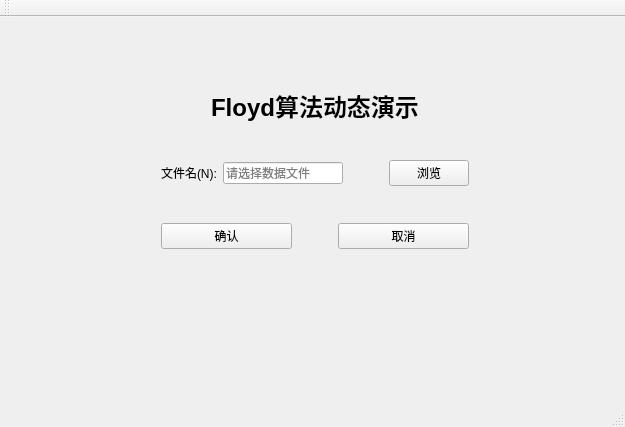
<?xml version="1.0" encoding="UTF-8"?>
<ui version="4.0">
 <class>MainWindow</class>
 <widget class="QMainWindow" name="MainWindow">
  <property name="geometry">
   <rect>
    <x>0</x>
    <y>0</y>
    <width>625</width>
    <height>427</height>
   </rect>
  </property>
  <property name="windowTitle">
   <string>Folyd算法</string>
  </property>
  <widget class="QWidget" name="centralWidget">
   <widget class="QWidget" name="">
    <property name="geometry">
     <rect>
      <x>150</x>
      <y>60</y>
      <width>330</width>
      <height>183</height>
     </rect>
    </property>
    <layout class="QGridLayout" name="gridLayout">
     <item row="1" column="0">
      <spacer name="verticalSpacer_2">
       <property name="orientation">
        <enum>Qt::Vertical</enum>
       </property>
       <property name="sizeType">
        <enum>QSizePolicy::Preferred</enum>
       </property>
       <property name="sizeHint" stdset="0">
        <size>
         <width>20</width>
         <height>40</height>
        </size>
       </property>
      </spacer>
     </item>
     <item row="4" column="0">
      <layout class="QHBoxLayout" name="horizontalLayout_2">
       <property name="bottomMargin">
        <number>0</number>
       </property>
       <item>
        <widget class="QPushButton" name="confirmButton">
         <property name="text">
          <string>确认</string>
         </property>
        </widget>
       </item>
       <item>
        <spacer name="horizontalSpacer">
         <property name="orientation">
          <enum>Qt::Horizontal</enum>
         </property>
         <property name="sizeType">
          <enum>QSizePolicy::Preferred</enum>
         </property>
         <property name="sizeHint" stdset="0">
          <size>
           <width>40</width>
           <height>20</height>
          </size>
         </property>
        </spacer>
       </item>
       <item>
        <widget class="QPushButton" name="cancelButton">
         <property name="text">
          <string>取消</string>
         </property>
        </widget>
       </item>
      </layout>
     </item>
     <item row="3" column="0">
      <spacer name="verticalSpacer">
       <property name="orientation">
        <enum>Qt::Vertical</enum>
       </property>
       <property name="sizeType">
        <enum>QSizePolicy::Preferred</enum>
       </property>
       <property name="sizeHint" stdset="0">
        <size>
         <width>20</width>
         <height>40</height>
        </size>
       </property>
      </spacer>
     </item>
     <item row="2" column="0">
      <layout class="QHBoxLayout" name="horizontalLayout">
       <property name="bottomMargin">
        <number>0</number>
       </property>
       <item>
        <widget class="QLabel" name="fileNameLabel">
         <property name="text">
          <string>文件名(N):</string>
         </property>
        </widget>
       </item>
       <item>
        <widget class="QLineEdit" name="lineEdit">
         <property name="inputMask">
          <string/>
         </property>
         <property name="placeholderText">
          <string>请选择数据文件</string>
         </property>
        </widget>
       </item>
       <item>
        <spacer name="horizontalSpacer_2">
         <property name="orientation">
          <enum>Qt::Horizontal</enum>
         </property>
         <property name="sizeType">
          <enum>QSizePolicy::Minimum</enum>
         </property>
         <property name="sizeHint" stdset="0">
          <size>
           <width>40</width>
           <height>20</height>
          </size>
         </property>
        </spacer>
       </item>
       <item>
        <widget class="QPushButton" name="scanButton">
         <property name="text">
          <string>浏览</string>
         </property>
        </widget>
       </item>
      </layout>
     </item>
     <item row="0" column="0">
      <widget class="QLabel" name="promptLabel">
       <property name="text">
        <string>&lt;html&gt;&lt;head/&gt;&lt;body&gt;&lt;p align=&quot;center&quot;&gt;&lt;span style=&quot; font-size:12pt;&quot;&gt;&lt;h1&gt;Floyd算法动态演示&lt;/h1&gt;&lt;/span&gt;&lt;/p&gt;&lt;/body&gt;&lt;/html&gt;</string>
       </property>
       <property name="alignment">
        <set>Qt::AlignCenter</set>
       </property>
      </widget>
     </item>
    </layout>
   </widget>
  </widget>
  <widget class="QMenuBar" name="menuBar">
   <property name="geometry">
    <rect>
     <x>0</x>
     <y>0</y>
     <width>625</width>
     <height>23</height>
    </rect>
   </property>
  </widget>
  <widget class="QToolBar" name="mainToolBar">
   <attribute name="toolBarArea">
    <enum>TopToolBarArea</enum>
   </attribute>
   <attribute name="toolBarBreak">
    <bool>false</bool>
   </attribute>
  </widget>
  <widget class="QStatusBar" name="statusBar"/>
 </widget>
 <layoutdefault spacing="6" margin="11"/>
 <resources/>
 <connections/>
</ui>
